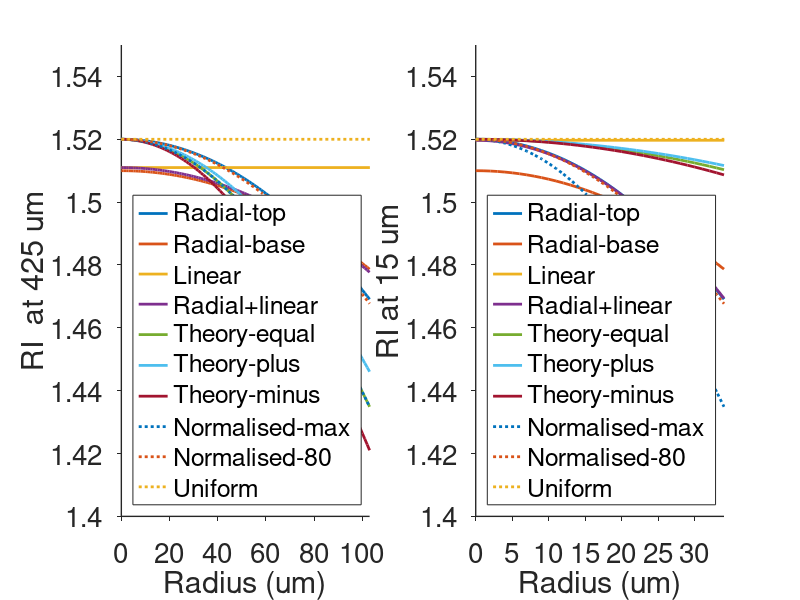

This figure's MATLAB source:
clear; close all; clc

meanConeL = 472;

maxR = 103; %at 425 um
maxRHeight = 425;

endR = 34; %at 15
endRHeight = 15;

figure; set(gcf,'position',[92         418        1522         537])
cols = lines(7);

% At max R 
subplot(1,2,1); hold on

radius = 0:maxR;

radialTopRI = 1.5+(1*0.01+0.01)-(0.5*1+0.8)*0.00000612*(radius/maxR*80).^2;
radialBaseRI = 1.5+(0*0.01+0.01)-(0.5*0+0.8)*0.00000612*(radius/maxR*80).^2;
radialBothRI = 1.5+(((meanConeL-maxRHeight)/meanConeL)*0.01+0.01)-(0.5*((meanConeL-maxRHeight)/meanConeL)+0.8)*0.00000612*(radius/maxR*80).^2;

cylinderRI = 1.52*sech(pi*radius/2/meanConeL);
cylinderRIp36 = 1.52*sech(pi*radius/2/(meanConeL+36));
cylinderRIm36 = 1.52*sech(pi*radius/2/(meanConeL-36));

cylinderNormMax = 1.52*sech(pi*(radius/maxR*maxR)/2/meanConeL);
cylinderNorm80 = 1.52*sech(pi*(radius/maxR*80)/2/meanConeL);

h1 = plot(radius, radialTopRI, 'linewidth',2,'color',cols(1,:));
h2 = plot(radius, radialBaseRI, 'linewidth',2,'color',cols(2,:));
h3 = line([0 110], [1 1]*(1.5+(((meanConeL-maxRHeight)/meanConeL)*0.01+0.01)), 'linewidth',2,'color',cols(3,:));
h4 = plot(radius, radialBothRI, 'linewidth',2,'color',cols(4,:));

h5 = plot(radius, cylinderRI, 'linewidth',2,'color',cols(5,:));
h6 = plot(radius, cylinderRIp36, 'linewidth',2,'color',cols(6,:));
h7 = plot(radius, cylinderRIm36, 'linewidth',2,'color',cols(7,:));

h8 = plot(radius, cylinderNormMax, ':', 'linewidth',2,'color',cols(1,:));
h9 = plot(radius, cylinderNorm80,  ':', 'linewidth',2,'color',cols(2,:));

h10 = line([0 110], [1.52 1.52], 'linewidth',2,'color',cols(3,:),'linestyle', ':');

ylim([1.40 1.55])
xlim([0 maxR])

legend([h1 h2 h3 h4 h5 h6 h7 h8 h9 h10], {'Radial-top', 'Radial-base', 'Linear', 'Radial+linear', ...
    'Theory-equal', 'Theory-plus', 'Theory-minus', 'Normalised-max', 'Normalised-80', 'Uniform'},'Location','southwest');

xlabel('Radius (um)'); ylabel('RI  at 425 um')
set(gca,'TickDir','out', 'LineWidth', 1, 'FontSize', 20);


% At tip
subplot(1,2,2); hold on
radius = 0:endR;

radialTopRI = 1.5+(1*0.01+0.01)-(0.5*1+0.8)*0.00000612*(radius/endR*80).^2;
radialBaseRI = 1.5+(0*0.01+0.01)-(0.5*0+0.8)*0.00000612*(radius/endR*80).^2;
radialBothRI = 1.5+(((meanConeL-endRHeight)/meanConeL)*0.01+0.01)-(0.5*((meanConeL-endRHeight)/meanConeL)+0.8)*0.00000612*(radius/endR*80).^2;

cylinderRI = 1.52*sech(pi*radius/2/meanConeL);
cylinderRIp36 = 1.52*sech(pi*radius/2/(meanConeL+36));
cylinderRIm36 = 1.52*sech(pi*radius/2/(meanConeL-36));

cylinderNormMax = 1.52*sech(pi*(radius/endR*maxR)/2/meanConeL);
cylinderNorm80 = 1.52*sech(pi*(radius/endR*80)/2/meanConeL);

h1 = plot(radius, radialTopRI, 'linewidth',2,'color',cols(1,:));
h2 = plot(radius, radialBaseRI, 'linewidth',2,'color',cols(2,:));
h3 = line([0 110], [1 1]*(1.5+(((meanConeL-endRHeight)/meanConeL)*0.01+0.01)), 'linewidth',2,'color',cols(3,:));
h4 = plot(radius, radialBothRI, 'linewidth',2,'color',cols(4,:));

h5 = plot(radius, cylinderRI, 'linewidth',2,'color',cols(5,:));
h6 = plot(radius, cylinderRIp36, 'linewidth',2,'color',cols(6,:));
h7 = plot(radius, cylinderRIm36, 'linewidth',2,'color',cols(7,:));

h8 = plot(radius, cylinderNormMax, ':', 'linewidth',2,'color',cols(1,:));
h9 = plot(radius, cylinderNorm80,  ':', 'linewidth',2,'color',cols(2,:));

h10 = line([0 110], [1.52 1.52], 'linewidth',2,'color',cols(3,:),'linestyle', ':');

ylim([1.40 1.55])
xlim([0 endR])

legend([h1 h2 h3 h4 h5 h6 h7 h8 h9 h10], {'Radial-top', 'Radial-base', 'Linear', 'Radial+linear', ...
    'Theory-equal', 'Theory-plus', 'Theory-minus', 'Normalised-max', 'Normalised-80', 'Uniform'},'Location','southwest');

xlabel('Radius (um)'); ylabel('RI at 15 um')
set(gca,'TickDir','out', 'LineWidth', 1, 'FontSize', 20);

cd('/Users/gavintaylor/Documents/Company/Client Projects/Cones MPI/AnalysisResults/Figures')
exportgraphics(gcf,'RIProfiles.pdf','ContentType','vector') 
